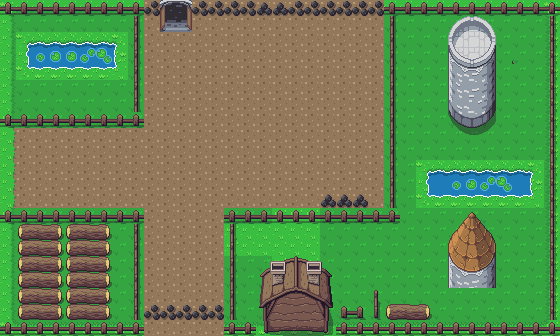

Tiled map render using the project's own tile images. Description and the map definition, with tile-layer contents summarised, below:
An orthogonal 35x21 tile map with 16x16 px tiles, 5 tile layers (ROAD_GRASS, BOMB, OBJECTS, REGIES, ...).

<map version="1.5" tiledversion="1.5.0" orientation="orthogonal" renderorder="right-down" width="35" height="21" tilewidth="16" tileheight="16" infinite="0" nextlayerid="7" nextobjectid="1">
 <editorsettings>
  <export target="TILES_CSV/MAP_02/MAP_02.csv" format="csv" />
 </editorsettings>
 <tileset firstgid="1" source="TILESET_CODING_IN_GAME_ZELDA.tsx" />
 <layer id="1" name="ROAD_GRASS" width="35" height="21">
  <data>[735 cells, 735 non-empty, 14 distinct tile ids]</data>
 </layer>
 <layer id="4" name="BOMB" width="35" height="21">
  <data>[735 cells, 21 non-empty, 2 distinct tile ids]</data>
 </layer>
 <layer id="3" name="OBJECTS" width="35" height="21">
  <data>[735 cells, 281 non-empty, 83 distinct tile ids]</data>
 </layer>
 <layer id="6" name="REGIES" width="35" height="21">
  <data>[735 cells, 9 non-empty, 4 distinct tile ids]</data>
 </layer>
 <layer id="5" name="DOOR" width="35" height="21">
  <data>[735 cells, 4 non-empty, 4 distinct tile ids]</data>
 </layer>
</map>
